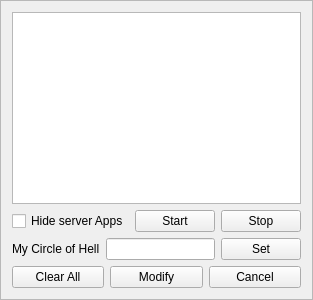
<?xml version="1.0" encoding="UTF-8"?>
<ui version="4.0">
 <class>TConfigFrame</class>
 <widget class="QFrame" name="TConfigFrame">
  <property name="geometry">
   <rect>
    <x>0</x>
    <y>0</y>
    <width>279</width>
    <height>300</height>
   </rect>
  </property>
  <property name="windowTitle">
   <string>Frame</string>
  </property>
  <property name="frameShape">
   <enum>QFrame::StyledPanel</enum>
  </property>
  <property name="frameShadow">
   <enum>QFrame::Raised</enum>
  </property>
  <layout class="QVBoxLayout" name="verticalLayout">
   <item>
    <widget class="QListWidget" name="ElementListBox"/>
   </item>
   <item>
    <layout class="QHBoxLayout" name="horizontalLayout_3">
     <item>
      <widget class="QCheckBox" name="HideCheckBox">
       <property name="text">
        <string>Hide server Apps</string>
       </property>
      </widget>
     </item>
     <item>
      <widget class="QPushButton" name="StartButton">
       <property name="text">
        <string>Start</string>
       </property>
      </widget>
     </item>
     <item>
      <widget class="QPushButton" name="StopButton">
       <property name="text">
        <string>Stop</string>
       </property>
      </widget>
     </item>
    </layout>
   </item>
   <item>
    <layout class="QHBoxLayout" name="horizontalLayout_2">
     <item>
      <widget class="QLabel" name="label">
       <property name="text">
        <string>My Circle of Hell</string>
       </property>
      </widget>
     </item>
     <item>
      <widget class="QLineEdit" name="StationIdEdit"/>
     </item>
     <item>
      <widget class="QPushButton" name="SetButton">
       <property name="text">
        <string>Set</string>
       </property>
      </widget>
     </item>
    </layout>
   </item>
   <item>
    <layout class="QHBoxLayout" name="horizontalLayout">
     <item>
      <widget class="QPushButton" name="ClearAllButton">
       <property name="text">
        <string>Clear All</string>
       </property>
      </widget>
     </item>
     <item>
      <widget class="QPushButton" name="ModifyButton">
       <property name="text">
        <string>Modify</string>
       </property>
      </widget>
     </item>
     <item>
      <widget class="QPushButton" name="CancelButton">
       <property name="text">
        <string>Cancel</string>
       </property>
      </widget>
     </item>
    </layout>
   </item>
  </layout>
 </widget>
 <resources/>
 <connections/>
</ui>
